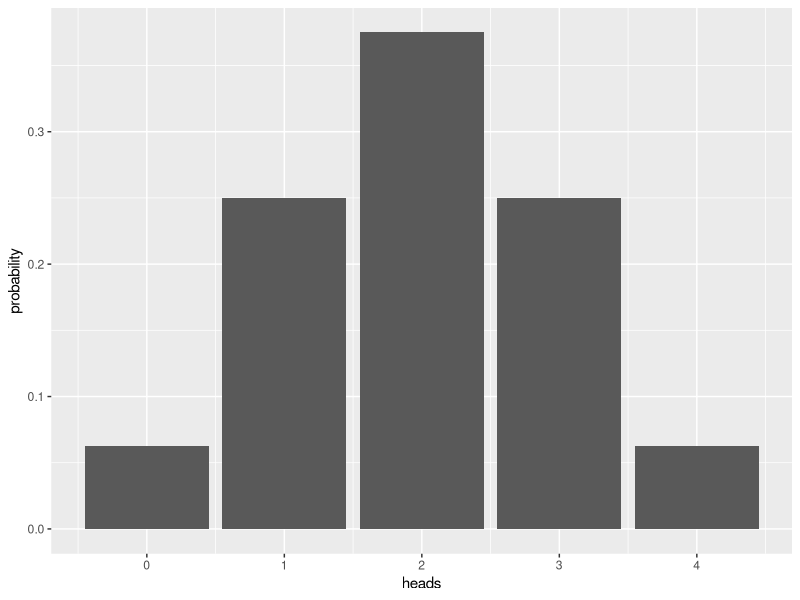
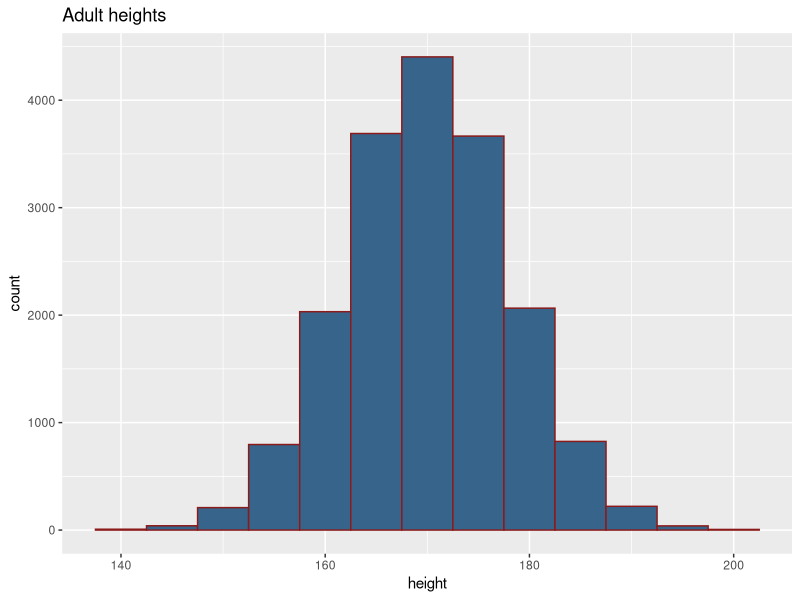
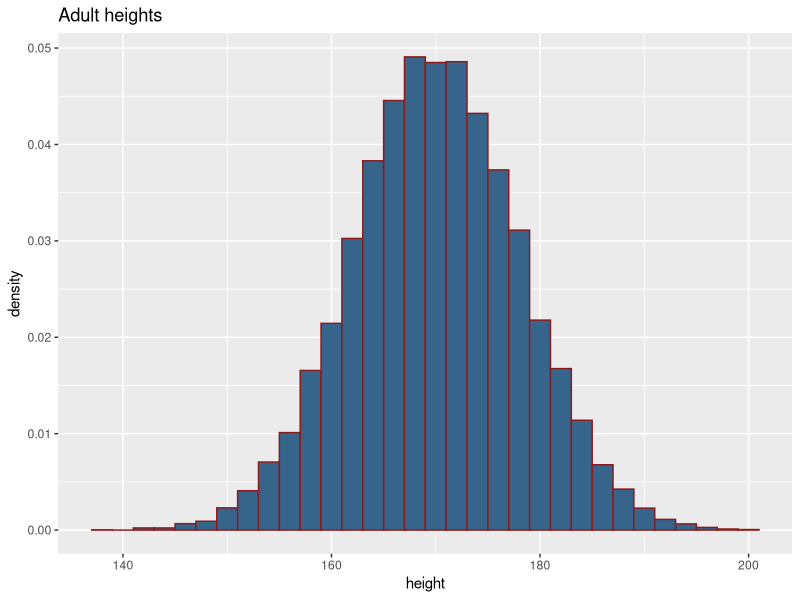
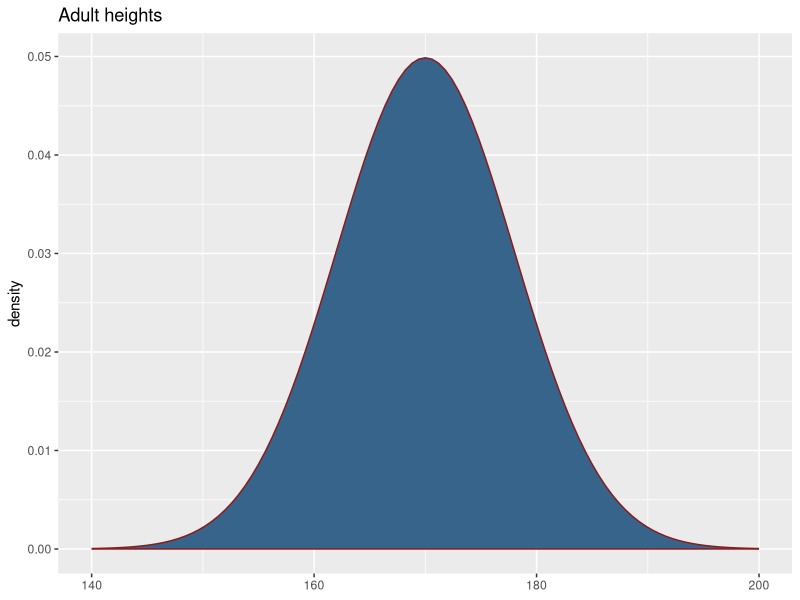
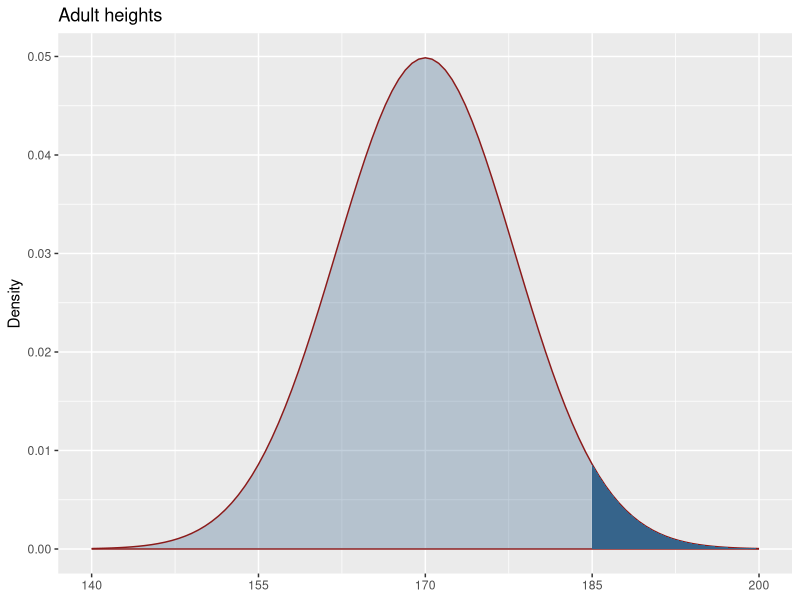
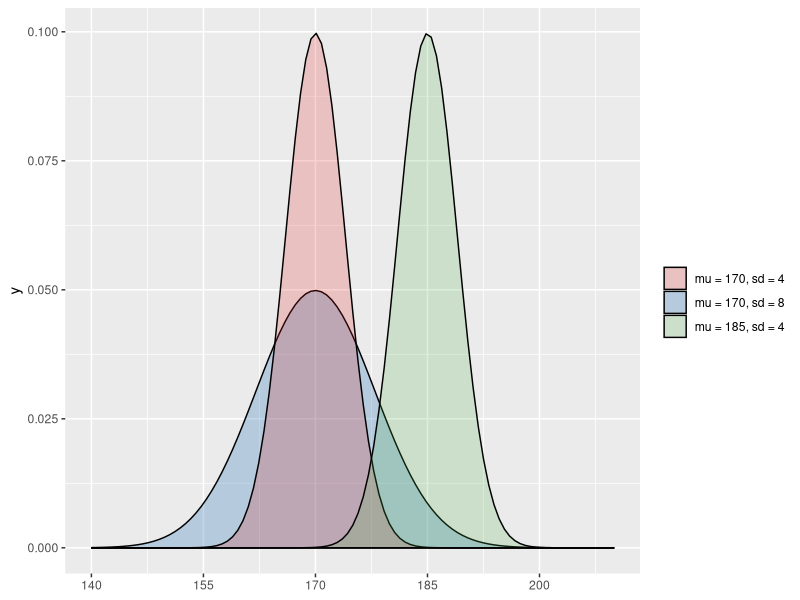
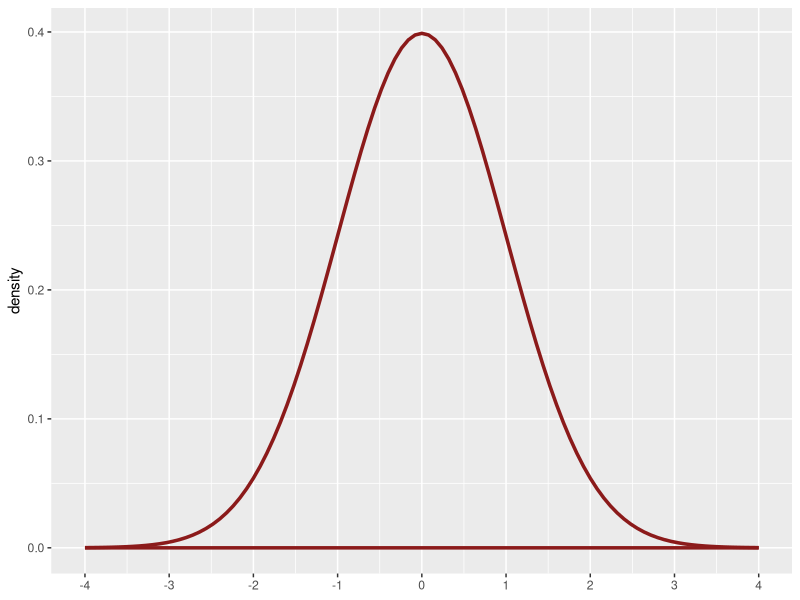
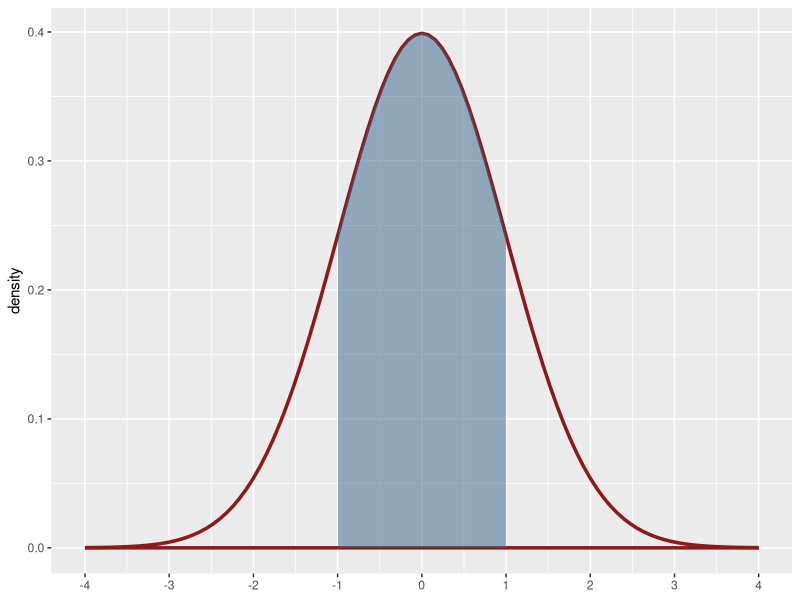

Here is the R script that generated these plots, in order:
## ---- chunk 1
knitr::opts_chunk$set(echo = TRUE, message = FALSE, warning = FALSE, size = '\tiny')
## ---- chunk 2
library(tidyverse)
set.seed(999)
tosses <- purrr::rbernoulli(4)
ifelse(tosses, "H", "T")
## ---- chunk 3
set.seed(176)
tosses <- purrr::rbernoulli(4)
ifelse(tosses, "H", "T")
## ---- chunk 4
set.seed(6)
round(rnorm(6, mean = 175, sd = 8), 2)
## ---- chunk 5
round(rnorm(6, mean = 175, sd = 8), 2)
## ---- chunk 6
ggplot(tibble(heads = 0:4, probability = c(1/16, 4/16, 6/16, 4/16, 1/16)), aes(x = heads, y = probability))+geom_bar(stat = "identity")
## ---- chunk 7
set.seed(76)
heights <- tibble(height = rnorm(18000, mean = 170, sd = 8))
heights %>% 
  ggplot(aes(height)) + 
  geom_histogram(binwidth = 5, color = "firebrick4", fill = "steelblue4")+
  ggtitle("Adult heights")
## ---- chunk 8
heights %>% 
  ggplot(aes(height)) + 
  geom_histogram(binwidth = 2, color = "firebrick4", fill = "steelblue4", aes(y = ..density..))+
  ggtitle("Adult heights")
## ---- chunk 9
ggplot() +
  stat_function(fun = dnorm,
                geom = "area",
                args = list(
                  mean = 170,
                  sd = 8
                ),
                fill = "steelblue4", color = "firebrick4") +
  xlim(c(140,200))+
  ylab("density") + 
  ggtitle("Adult heights")
## ---- chunk 10
ggplot() +
  stat_function(
    fun = dnorm,
    geom = "area",
    fill = "steelblue4",
    color = "firebrick4",
    alpha = .3,
    args = list(
                  mean = 170,
                  sd = 8
                )
  ) +
  stat_function(
    fun = dnorm,
    geom = "area",
    fill = "steelblue4",
    args = list(
                  mean = 170,
                  sd = 8
                ),
    xlim = c(185, 200)
  ) +
  ylab("Density")+
  scale_x_continuous(limits = c(140, 200), breaks = seq(140, 200, by = 15))+
    ggtitle("Adult heights")
## ---- chunk 11
ggplot() +
  stat_function(
    fun = dnorm,
    geom = "area",
    aes(fill = "mu = 170, sd = 8"),
    color = "black",
    alpha = .3,
    args = list(
                  mean = 170,
                  sd = 8
                ))+
  stat_function(
    fun = dnorm,
    geom = "area",
    aes(fill = "mu = 170, sd = 4"),
    color = "black",
    alpha = .2,
    args = list(
                  mean = 170,
                  sd = 4
                ))+
    stat_function(
    fun = dnorm,
    geom = "area",
    aes(fill = "mu = 185, sd = 4"),
    color = "black",
    alpha = .2,
    args = list(
                  mean = 185,
                  sd = 4
                ))+
  scale_x_continuous(limits = c(140, 210), breaks = seq(140, 200, by = 15))+
  scale_fill_brewer(name="", palette = "Set1")
## ---- chunk 12
ggplot() +
  stat_function(fun = dnorm,
                geom = "area",
                args = list(
                  mean = 0,
                  sd = 1
                ),
                fill = NA, color = "firebrick4", alpha = 0.4, lwd = 1.2) +
  scale_x_continuous(limits = c(-4,4), breaks = -4:4)+
  ylab("density") 
## ---- chunk 13
ggplot() +
  stat_function(fun = dnorm,
                geom = "area",
                args = list(
                  mean = 0,
                  sd = 1
                ),
                fill = NA, color = "firebrick4", alpha = 0.4, lwd = 1.2) +
  scale_x_continuous(limits = c(-4,4), breaks = -4:4)+
  ylab("density") +
  stat_function(
    fun = dnorm,
    geom = "area",
    fill = "steelblue4",
    alpha = 0.5,
    args = list(
                  mean = 0,
                  sd = 1
                ),
    xlim = c(-1, 1)
  )
## ---- chunk 14
ggplot() +
  stat_function(fun = dnorm,
                geom = "area",
                args = list(
                  mean = 0,
                  sd = 1
                ),
                fill = NA, color = "firebrick4", alpha = 0.4, lwd = 1.2) +
  scale_x_continuous(limits = c(-4,4), breaks = -4:4)+
  ylab("density")+
  stat_function(
    fun = dnorm,
    geom = "area",
    fill = "steelblue4",
    alpha = 0.5,
    args = list(
                  mean = 0,
                  sd = 1
                ),
    xlim = c(-2, 2)
  ) +
  stat_function(
    fun = dnorm,
    geom = "area",
    fill = "steelblue4",
    alpha = 0.8,
    args = list(
                  mean = 0,
                  sd = 1
                ),
    xlim = c(-1, 1)
  )
## ---- chunk 15
library(tidyverse)
ggplot() +
  stat_function(
    fun = dnorm,
    geom = "area",
    aes(fill = "not Dutch "),
    color = "black",
    alpha = .3,
    args = list(
                  mean = 167,
                  sd = 8
                ))+
  stat_function(
    fun = dnorm,
    geom = "area",
    aes(fill = "Dutch"),
    color = "black",
    alpha = .2,
    args = list(
                  mean = 180,
                  sd = 4
                ))+
  scale_x_continuous(limits = c(140, 210), breaks = seq(140, 200, by = 15))+
  scale_fill_brewer(name="", palette = "Set1")+
  ggtitle("Distribution of heights based on whether or not nationality is Dutch")
## ---- chunk 16
library(tidyverse)
library(here)
country_ind <- read_csv(here("data/country_indicators.csv"))
lm(life_expectancy ~ tfr, data = country_ind %>% filter(year==2017))
## ---- chunk 17
# filter dataset to just be 2017
country_ind_2017 <- country_ind %>% filter(year==2017)
# run the regression
mod <- lm(life_expectancy ~ tfr, data = country_ind_2017)
## ---- chunk 18
summary(mod)
## ---- chunk 19
mod <- lm(life_expectancy~tfr+child_mort, data = country_ind_2017)
summary(mod)
## ---- chunk 20
library(scatterplot3d)
s3d <- scatterplot3d( 
  x=country_ind_2017$child_mort, 
  y=country_ind_2017$tfr,
  z=country_ind_2017$life_expectancy,
  xlab = "child mortality", 
  ylab = "fertility rate",
  zlab = "life expectancy",highlight.3d = TRUE)
fit <- lm(life_expectancy ~ child_mort+tfr, data = country_ind_2017)
s3d$plane3d(fit)

## ---- chunk 21
summary(lm(life_expectancy~tfr+child_mort+maternal_mort, data = country_ind))
## ---- chunk 22

mlr_mod <- lm(life_expectancy~tfr+child_mort+maternal_mort, data = country_ind)
n <- nrow(country_ind)
k <- 3
# extract beta1 hat and se
b1_hat <- summary(mlr_mod)$coefficients[2,1]
se_b1_hat <- summary(mlr_mod)$coefficients[2,2]
# choose a confidence level
alpha <- 0.05
v <- 1-alpha
# calculate critical value
t_alpha <- abs(qt(p = alpha/2, df = n-(k+1)))
# calculate confidence interval
# lower
b1_hat - t_alpha*se_b1_hat
# upper
b1_hat + t_alpha*se_b1_hat
